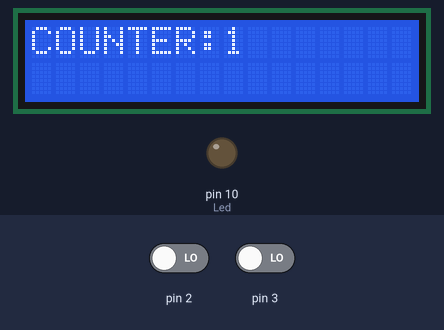
The sketch below on a simulated Arduino Uno, built with avr-gcc and run on an emulated ATmega328P. Parts: 16×2 character LCD, output pins drawn as LEDs (lit = HIGH). The inputs (shaded band) are chosen by the test bench; at power-on: pin 3 LOW, pin 2 LOW.

Above: at 4.2 s.
4.3 s: pin 3 driven HIGH
At 4.9 s:
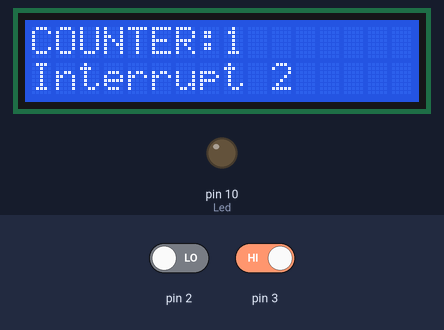
At 5.8 s:
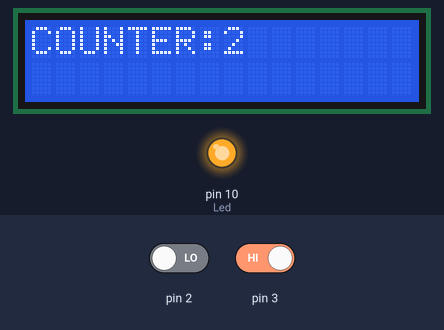
7.3 s: pin 2 driven HIGH
At 7.9 s:
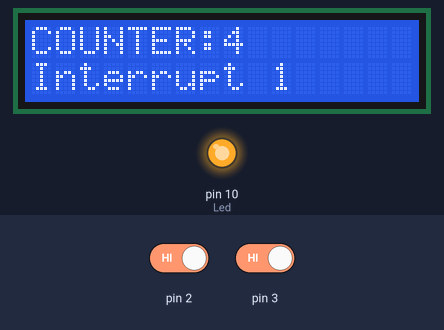
Timing chart, 0 to 10.3 s (numbered marks = the images above; inputs shaded):
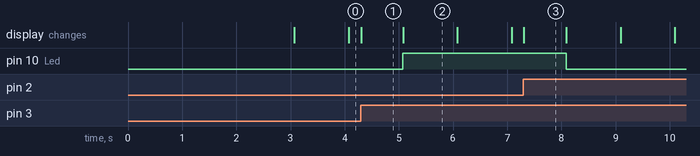

Measured:
- after the input at 4.3 s, pin 10 (Led): LOW → HIGH after 0.77 s; the display: changes at once (image 1)
- after the input at 7.3 s, pin 10 (Led): HIGH → LOW after 0.79 s; the display: changes at once (image 3)
- what the display in image 1 shows lasts 0.8 s, from 4.3 s to 5.1 s
- what the display in image 2 shows lasts 1.0 s, from 5.1 s to 6.1 s

The sketch:

AttachInterrupt_with_two_push_button_and_led.ino
```cpp
#include <LiquidCrystal.h>
LiquidCrystal lcd(4,5,6,7,8,9);
volatile int output = LOW;
const int Led = 10;
int i = 0;


void setup() {

pinMode(Led, OUTPUT);
lcd.begin(16,2);
lcd.setCursor(0,0);
lcd.print("ArduinoInterrupt");
lcd.setCursor(0,1);
lcd.print("Project");
delay(3000);
lcd.clear();
attachInterrupt(digitalPinToInterrupt(2),buttonPressed1, RISING);
attachInterrupt(digitalPinToInterrupt(3),buttonPressed2, RISING);

}

void loop() {
  lcd.clear();
  lcd.print("COUNTER:");
  lcd.print(i);
  i++;
  delay(1000);
  digitalWrite(Led, output);


}
void buttonPressed1()
{
  output = LOW;
  lcd.setCursor(0,1);
  lcd.print("Interrupt 1");

}

void buttonPressed2()
{
  output = HIGH;
  lcd.setCursor(0,1);
  lcd.print("Interrupt 2");
}
```
